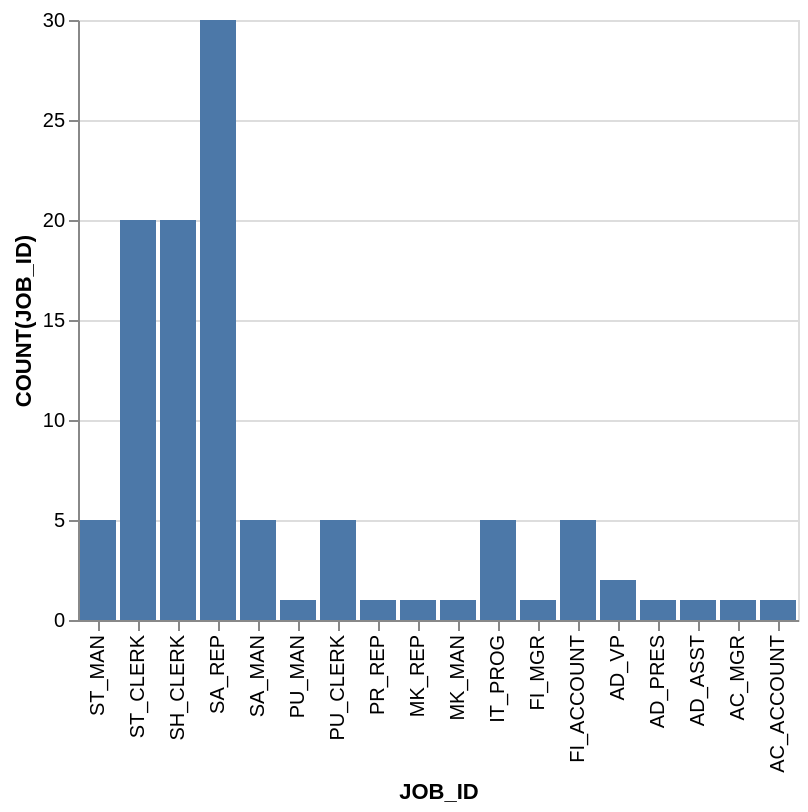

Write the Vega-Lite specification saved for this chart.
### Vega-Lite specification from a JSON file in a GitHub repository (floating-point values rounded to 4 significant figures)
{"data": {"values": [{"x_data": "ST_MAN", "y_data": 5}, {"x_data": "ST_CLERK", "y_data": 20}, {"x_data": "SH_CLERK", "y_data": 20}, {"x_data": "SA_REP", "y_data": 30}, {"x_data": "SA_MAN", "y_data": 5}, {"x_data": "PU_MAN", "y_data": 1}, {"x_data": "PU_CLERK", "y_data": 5}, {"x_data": "PR_REP", "y_data": 1}, {"x_data": "MK_REP", "y_data": 1}, {"x_data": "MK_MAN", "y_data": 1}, {"x_data": "IT_PROG", "y_data": 5}, {"x_data": "FI_MGR", "y_data": 1}, {"x_data": "FI_ACCOUNT", "y_data": 5}, {"x_data": "AD_VP", "y_data": 2}, {"x_data": "AD_PRES", "y_data": 1}, {"x_data": "AD_ASST", "y_data": 1}, {"x_data": "AC_MGR", "y_data": 1}, {"x_data": "AC_ACCOUNT", "y_data": 1}]}, "mark": "bar", "encoding": {"x": {"field": "x_data", "type": "nominal", "title": "JOB_ID", "sort": "descending"}, "y": {"field": "y_data", "type": "quantitative", "title": "COUNT(JOB_ID)"}}}
